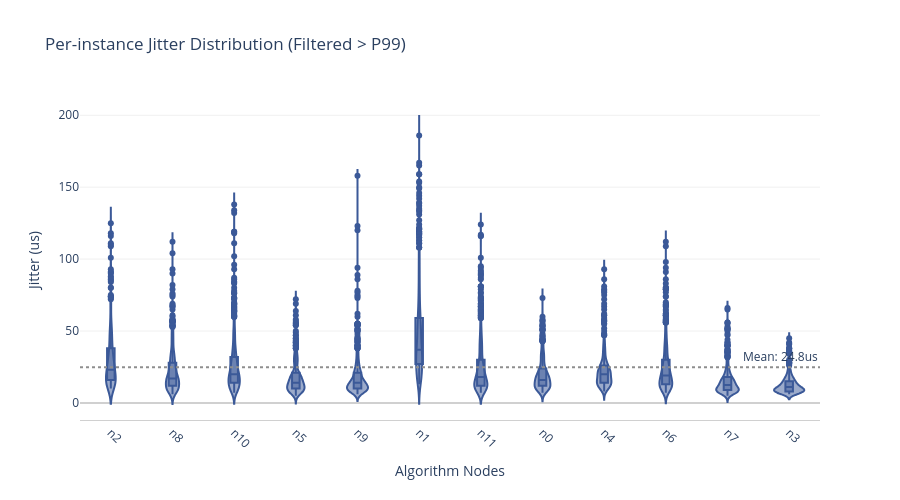

The notebook cell saved with this chart:
### Code cell
def draw_px_jitter_violin_p99(df_jobs):
    """
    绘制过滤掉 P99 极端值后的抖动分布图
    使用 transform 方法确保不会丢失 'algo' 列
    """
    if df_jobs.empty:
        print("Error: DataFrame is empty.")
        return

    # 1. 核心修复：使用 transform 计算每个 algo 分组的 P99 阈值
    # 这样可以生成一个与原 df 行数一致的布尔遮罩，不会破坏列结构
    p99_thresholds = df_jobs.groupby("algo")["instance_jitter"].transform(lambda x: x.quantile(0.99))
    df_filtered = df_jobs[df_jobs["instance_jitter"] <= p99_thresholds].copy()

    # 2. 打印列名以供调试（如果还报错，可以看到当前的列状态）
    # print("Current columns:", df_filtered.columns.tolist())

    # 3. 绘图
    fig = px.violin(
        df_filtered,
        x="algo",                  # 现在的 'algo' 确定是一列
        y="instance_jitter",
        color="algo",
        box=True,
        points="outliers",
        color_discrete_sequence=[SCI_PALETTE["Active"]],
        title="Per-instance Jitter Distribution (Filtered > P99)",
        labels={"instance_jitter": "Jitter (us)", "algo": "Algorithm"}
    )

    # 4. 论文风格布局优化 (Science Style)
    fig.update_layout(
        plot_bgcolor='white',
        yaxis=dict(
            gridcolor='#F0F0F0',
            title="Jitter (us)",
            zerolinecolor='#D0D0D0'
        ),
        xaxis=dict(
            title="Algorithm Nodes",
            linecolor='#D0D0D0',
            tickangle=45         # 如果标签太密，旋转45度
        ),
        showlegend=False,
        height=500
    )

    # 添加全局均值参考线
    mean_val = df_filtered["instance_jitter"].mean()
    fig.add_hline(y=mean_val,
                  line_dash="dot",
                  line_color=SCI_PALETTE["Idle"],
                  annotation_text=f"Mean: {mean_val:.1f}us")

    fig.show()

# 执行
draw_px_jitter_violin_p99(full_job_df)

### Figure 1 — Plotly figure (JSON) as saved in the notebook; plotly's stock layout.template omitted (floating-point values rounded to 4 significant figures; data arrays with more than 128 entries replaced by an {"elided": "..."} marker saying what was removed)
{"data": [{"alignmentgroup": "True", "box": {"visible": true}, "hovertemplate": "Algorithm=%{x}<br>Jitter (us)=%{y}<extra></extra>", "legendgroup": "n2", "marker": {"color": "#3B5998"}, "name": "n2", "offsetgroup": "n2", "orientation": "v", "points": "outliers", "scalegroup": "True", "showlegend": true, "x": {"elided": "360 str values"}, "x0": " ", "xaxis": "x", "y": {"elided": "360 int values"}, "y0": " ", "yaxis": "y", "type": "violin"}, {"alignmentgroup": "True", "box": {"visible": true}, "hovertemplate": "Algorithm=%{x}<br>Jitter (us)=%{y}<extra></extra>", "legendgroup": "n8", "marker": {"color": "#3B5998"}, "name": "n8", "offsetgroup": "n8", "orientation": "v", "points": "outliers", "scalegroup": "True", "showlegend": true, "x": {"elided": "719 str values"}, "x0": " ", "xaxis": "x", "y": {"elided": "719 int values"}, "y0": " ", "yaxis": "y", "type": "violin"}, {"alignmentgroup": "True", "box": {"visible": true}, "hovertemplate": "Algorithm=%{x}<br>Jitter (us)=%{y}<extra></extra>", "legendgroup": "n10", "marker": {"color": "#3B5998"}, "name": "n10", "offsetgroup": "n10", "orientation": "v", "points": "outliers", "scalegroup": "True", "showlegend": true, "x": {"elided": "719 str values"}, "x0": " ", "xaxis": "x", "y": {"elided": "719 int values"}, "y0": " ", "yaxis": "y", "type": "violin"}, {"alignmentgroup": "True", "box": {"visible": true}, "hovertemplate": "Algorithm=%{x}<br>Jitter (us)=%{y}<extra></extra>", "legendgroup": "n5", "marker": {"color": "#3B5998"}, "name": "n5", "offsetgroup": "n5", "orientation": "v", "points": "outliers", "scalegroup": "True", "showlegend": true, "x": {"elided": "359 str values"}, "x0": " ", "xaxis": "x", "y": {"elided": "359 int values"}, "y0": " ", "yaxis": "y", "type": "violin"}, {"alignmentgroup": "True", "box": {"visible": true}, "hovertemplate": "Algorithm=%{x}<br>Jitter (us)=%{y}<extra></extra>", "legendgroup": "n9", "marker": {"color": "#3B5998"}, "name": "n9", "offsetgroup": "n9", "orientation": "v", "points": "outliers", "scalegroup": "True", "showlegend": true, "x": {"elided": "718 str values"}, "x0": " ", "xaxis": "x", "y": {"elided": "718 int values"}, "y0": " ", "yaxis": "y", "type": "violin"}, {"alignmentgroup": "True", "box": {"visible": true}, "hovertemplate": "Algorithm=%{x}<br>Jitter (us)=%{y}<extra></extra>", "legendgroup": "n1", "marker": {"color": "#3B5998"}, "name": "n1", "offsetgroup": "n1", "orientation": "v", "points": "outliers", "scalegroup": "True", "showlegend": true, "x": {"elided": "719 str values"}, "x0": " ", "xaxis": "x", "y": {"elided": "719 int values"}, "y0": " ", "yaxis": "y", "type": "violin"}, {"alignmentgroup": "True", "box": {"visible": true}, "hovertemplate": "Algorithm=%{x}<br>Jitter (us)=%{y}<extra></extra>", "legendgroup": "n11", "marker": {"color": "#3B5998"}, "name": "n11", "offsetgroup": "n11", "orientation": "v", "points": "outliers", "scalegroup": "True", "showlegend": true, "x": {"elided": "718 str values"}, "x0": " ", "xaxis": "x", "y": {"elided": "718 int values"}, "y0": " ", "yaxis": "y", "type": "violin"}, {"alignmentgroup": "True", "box": {"visible": true}, "hovertemplate": "Algorithm=%{x}<br>Jitter (us)=%{y}<extra></extra>", "legendgroup": "n0", "marker": {"color": "#3B5998"}, "name": "n0", "offsetgroup": "n0", "orientation": "v", "points": "outliers", "scalegroup": "True", "showlegend": true, "x": {"elided": "360 str values"}, "x0": " ", "xaxis": "x", "y": {"elided": "360 int values"}, "y0": " ", "yaxis": "y", "type": "violin"}, {"alignmentgroup": "True", "box": {"visible": true}, "hovertemplate": "Algorithm=%{x}<br>Jitter (us)=%{y}<extra></extra>", "legendgroup": "n4", "marker": {"color": "#3B5998"}, "name": "n4", "offsetgroup": "n4", "orientation": "v", "points": "outliers", "scalegroup": "True", "showlegend": true, "x": {"elided": "360 str values"}, "x0": " ", "xaxis": "x", "y": {"elided": "360 int values"}, "y0": " ", "yaxis": "y", "type": "violin"}, {"alignmentgroup": "True", "box": {"visible": true}, "hovertemplate": "Algorithm=%{x}<br>Jitter (us)=%{y}<extra></extra>", "legendgroup": "n6", "marker": {"color": "#3B5998"}, "name": "n6", "offsetgroup": "n6", "orientation": "v", "points": "outliers", "scalegroup": "True", "showlegend": true, "x": {"elided": "719 str values"}, "x0": " ", "xaxis": "x", "y": {"elided": "719 int values"}, "y0": " ", "yaxis": "y", "type": "violin"}, {"alignmentgroup": "True", "box": {"visible": true}, "hovertemplate": "Algorithm=%{x}<br>Jitter (us)=%{y}<extra></extra>", "legendgroup": "n7", "marker": {"color": "#3B5998"}, "name": "n7", "offsetgroup": "n7", "orientation": "v", "points": "outliers", "scalegroup": "True", "showlegend": true, "x": {"elided": "360 str values"}, "x0": " ", "xaxis": "x", "y": {"elided": "360 int values"}, "y0": " ", "yaxis": "y", "type": "violin"}, {"alignmentgroup": "True", "box": {"visible": true}, "hovertemplate": "Algorithm=%{x}<br>Jitter (us)=%{y}<extra></extra>", "legendgroup": "n3", "marker": {"color": "#3B5998"}, "name": "n3", "offsetgroup": "n3", "orientation": "v", "points": "outliers", "scalegroup": "True", "showlegend": true, "x": {"elided": "359 str values"}, "x0": " ", "xaxis": "x", "y": {"elided": "359 int values"}, "y0": " ", "yaxis": "y", "type": "violin"}], "layout": {"xaxis": {"anchor": "y", "domain": [0.0, 1.0], "title": {"text": "Algorithm Nodes"}, "categoryorder": "array", "categoryarray": ["n2", "n8", "n10", "n5", "n9", "n1", "n11", "n0", "n4", "n6", "n7", "n3"], "linecolor": "#D0D0D0", "tickangle": 45}, "yaxis": {"anchor": "x", "domain": [0.0, 1.0], "title": {"text": "Jitter (us)"}, "gridcolor": "#F0F0F0", "zerolinecolor": "#D0D0D0"}, "legend": {"title": {"text": "Algorithm"}, "tracegroupgap": 0}, "title": {"text": "Per-instance Jitter Distribution (Filtered > P99)"}, "violinmode": "overlay", "plot_bgcolor": "white", "showlegend": false, "height": 500, "shapes": [{"line": {"color": "#8E8E8E", "dash": "dot"}, "type": "line", "x0": 0, "x1": 1, "xref": "x domain", "y0": 24.84, "y1": 24.84, "yref": "y"}], "annotations": [{"showarrow": false, "text": "Mean: 24.8us", "x": 1, "xanchor": "right", "xref": "x domain", "y": 24.84, "yanchor": "bottom", "yref": "y"}]}}
